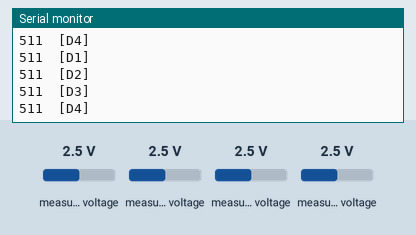
Recording of a sketch running on a simulated Arduino Uno, built with avr-gcc and run on an emulated ATmega328P. Shown: the last lines printed to the serial monitor. The inputs (shaded band) are chosen by the test bench; at power-on: measured voltage 2.5 V.

Above: at 1.2 s.
1.3 s: measured voltage (sensor 200) set to 4.9 V
4.3 s: measured voltage (sensor 201) set to 0.1 V
At 5.2 s:
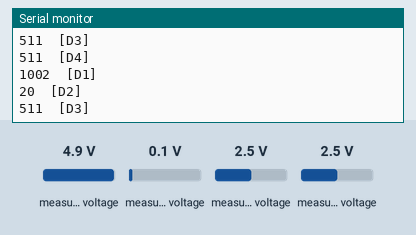
5.8 s: measured voltage (sensor 202) set to 0.1 V
At 6.6 s:
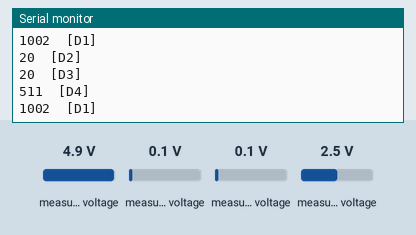
7.3 s: measured voltage (sensor 203) set to 0.1 V
At 8.1 s:
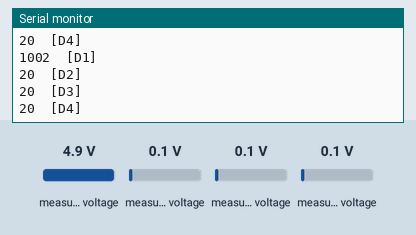
8.8 s: measured voltage (sensor 201) set to 4.9 V
At 9.9 s:
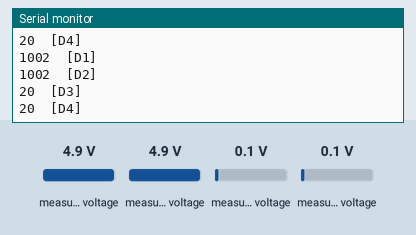
11.8 s: measured voltage (sensor 200) set to 0.1 V
At 12.8 s:
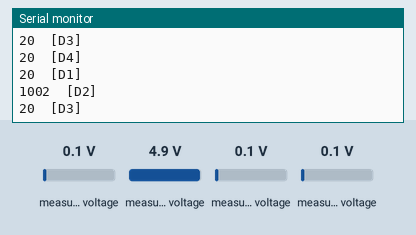
Timing chart, 0 to 14.3 s (numbered marks = the images above; inputs shaded):
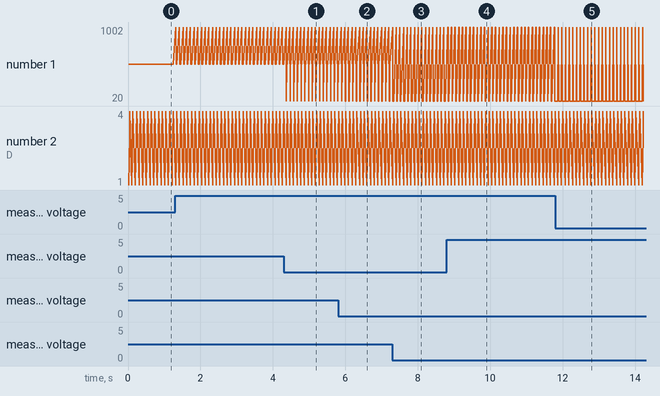

The sketch:

HES_testing.ino
```cpp
/*****************************************************************************
Title: HES_testing

Description:
Simple program to read the analouge values of the Hall effect sensors on the
PCB. This is done by accessing the mcp3004 on the pcb and selecing
corresponding channel for the desired sensor.


Author: Jerzy Aleksander Gorak
******************************************************************************/

#include <Adafruit_MCP3008.h>
#define CS1 13 // CS1 because there are more than one mcp3004 to deal with.(1 per PCB aka face)
Adafruit_MCP3008 adc;
void setup() {
  Serial.begin(9600);
  while (!Serial);

  Serial.println("MCP3008 simple test.");

  adc.begin(SCK,MOSI,MISO,CS1);

  //         (sck, mosi, miso, cs);
  //adc.begin(13,    11,   12, 10);
}

void loop() {

  Serial.print(adc.readADC(0)); Serial.print("\t");
  Serial.print("["); Serial.print("D1"); Serial.println("]");
  Serial.print(adc.readADC(1)); Serial.print("\t");
  Serial.print("["); Serial.print("D2"); Serial.println("]");
  Serial.print(adc.readADC(2)); Serial.print("\t");
  Serial.print("["); Serial.print("D3"); Serial.println("]");
  Serial.print(adc.readADC(3)); Serial.print("\t");
  Serial.print("["); Serial.print("D4"); Serial.println("]");

  delay(100);
}
```

Measured:
- after the input at 4.3 s, the serial monitor: prints a new line after 0.07 s (image 1)
- after the input at 5.8 s, the serial monitor: prints a new line after 0.11 s (image 2)
- after the input at 7.3 s, the serial monitor: prints a new line at once (image 3)
- after the input at 8.8 s, the serial monitor: prints a new line at once (image 4)
- after the input at 11.8 s, the serial monitor: prints a new line after 0.07 s (image 5)
- plotted number 1: 511 → 20 after the input at 4.3 s
